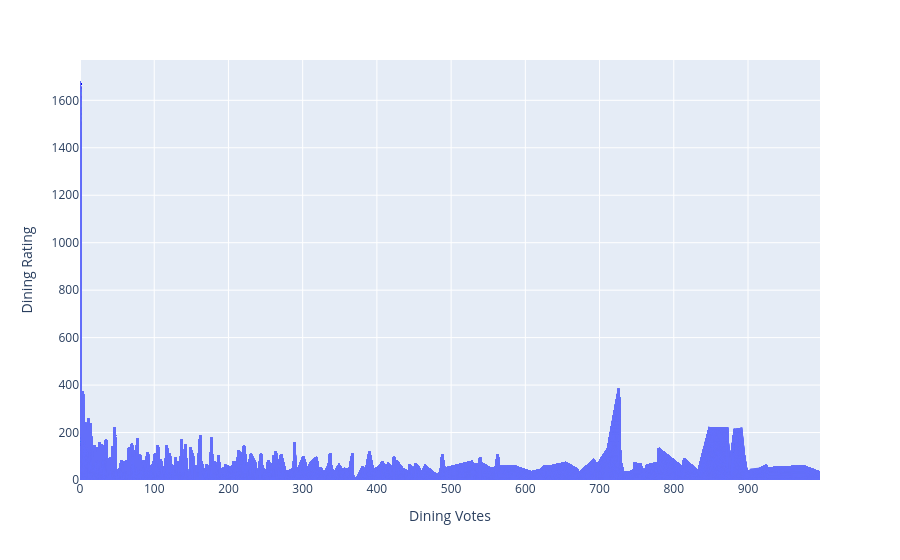

The cell this chart's notebook holds for it:
### Code cell
import pandas as pd
import numpy as np
import matplotlib.pyplot as plt
import seaborn as sns
import plotly.express as px
df = pd.read_csv('zomato_dataset.csv')
df.head()
df.info()
df.isnull().sum()
df.shape
df.dropna(inplace=True)
df.shape

# visualization 1:-
df['Restaurant Name'].value_counts()
df.City.value_counts()
city_Labels = df.City.value_counts().index
city_Labels[:5]
city_values= df.City.value_counts().values
city_values[:5]
plt.pie(x=city_values[:5],labels=city_Labels[:5],autopct="%1.0f%%")
plt.show()

# visualization 2:-
df['Item Name'].value_counts()
df['Prices'].value_counts()
city_Labels = df['Prices'].value_counts().index
city_Labels[:5]
city_values= df['Prices'].value_counts().values
city_values[:5]
plt.xlabel('Item Name')
plt.ylabel('Prices')
plt.title("Item Name vs Prices")
plt.bar(x= df['Item Name'].value_counts().index[:5], height=city_values[:5],  width=0.6)
plt.xticks(rotation=45, ha='right')
plt.show()

# visualization 3:-
df = df.dropna(subset=['Dining Votes', 'Dining Rating'])
plt.figure(figsize=(8,5))
plt.scatter(df['Dining Votes'], df['Dining Rating'])
plt.xlabel("Dining Votes")
plt.ylabel("Dining Rating")
plt.title("Dining Votes vs Dining Rating")
plt.show()

# visualization 4:-
df = df.dropna(subset=['Dining Votes', 'Dining Rating'])
df = df.sort_values(by='Dining Votes')
plt.plot(df['Dining Votes'], df['Dining Rating'])
plt.xlabel("Dining Votes")
plt.ylabel("Dining Rating")
plt.title("Dining Votes vs Rating")
plt.grid(True)
plt.show()

# visualization 5:-
df = df.dropna(subset=['Dining Rating'])
plt.figure(figsize=(8,5))
plt.hist(df['Dining Rating'], bins=10)
plt.xlabel("Dining Rating")
plt.ylabel("Number of Restaurants")
plt.title("Distribution of Dining Ratings")
plt.show()

# visualization 6:-
cols = ['Dining Rating', 'Delivery Rating', 'Dining Votes', 
        'Delivery Votes', 'Votes', 'Prices']
for col in cols:
    df[col] = pd.to_numeric(df[col], errors='coerce')
df = df[cols].dropna()
corr = df.corr()
plt.figure(figsize=(8,6))
sns.heatmap(corr, linewidths=0.1, annot=True, fmt='0g' )
plt.title("Correlation Heatmap")
plt.show()

# visualization 7:-
df = df.dropna(subset=['Dining Votes', 'Dining Rating'])
df = df.sort_values(by='Dining Votes')
fig = px.area(df, x="Dining Votes", y="Dining Rating", line_group="Prices")
fig.show()
